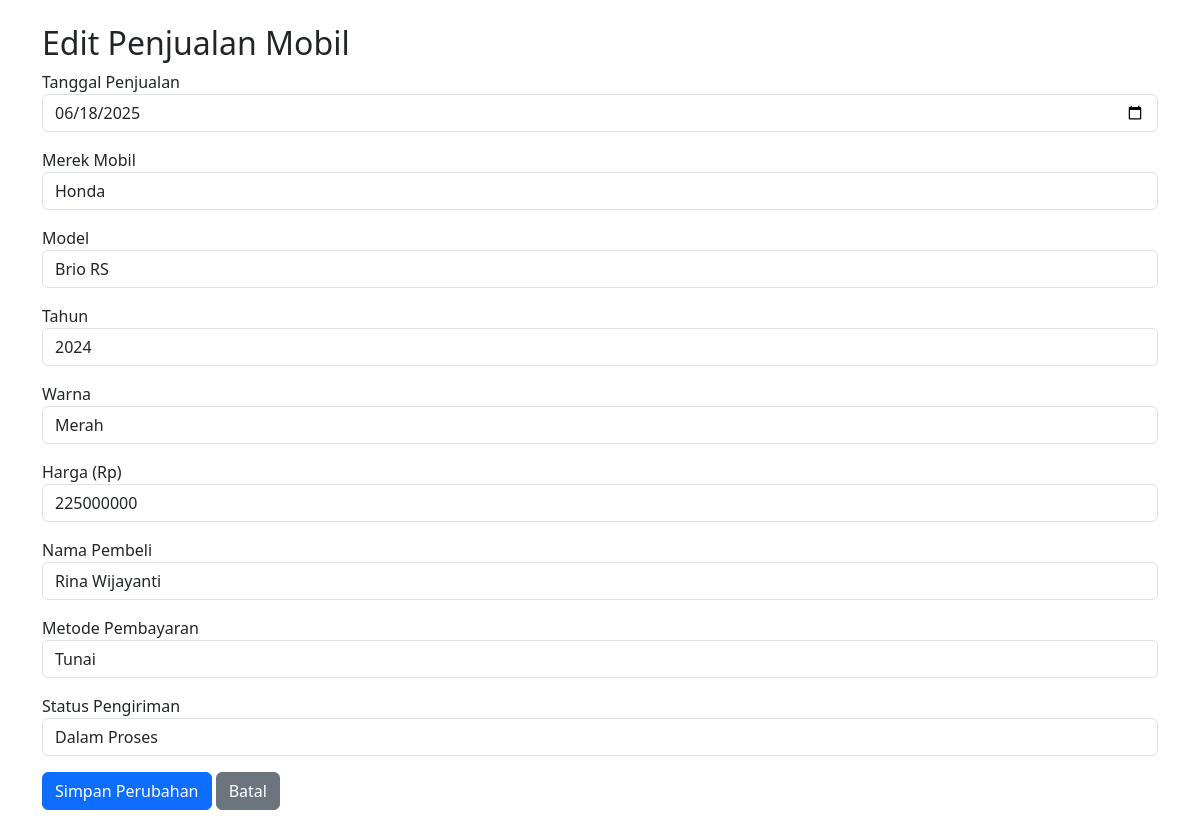
/app/edit.php?id=2, run on the app's committed database.
### tables this page shows
CREATE TABLE penjualan_mobil (
    id INT AUTO_INCREMENT PRIMARY KEY,
    tanggal_penjualan DATE NOT NULL,
    merek_mobil VARCHAR(100) NOT NULL,
    model VARCHAR(100) NOT NULL,
    tahun VARCHAR(4) NOT NULL,
    warna VARCHAR(50) NOT NULL,
    harga INT NOT NULL,
    nama_pembeli VARCHAR(100) NOT NULL,
    metode_pembayaran VARCHAR(50) NOT NULL,
    status_pengiriman VARCHAR(100) NOT NULL,
    created_at TIMESTAMP DEFAULT CURRENT_TIMESTAMP
);

### app/edit.php (the view, shortened to what this page needs)
<?php
include "config.php";
$id = $_GET["id"];
$stmt = $connection->prepare("SELECT * FROM penjualan_mobil WHERE id = ?");
$stmt->bind_param("i", $id);
$stmt->execute();
$result = $stmt->get_result();
$data = $result->fetch_assoc();
?>
<!DOCTYPE html>
<html>
<head>
    <link href="https://cdn.jsdelivr.net/npm/bootstrap@5.3.3/dist/css/bootstrap.min.css" rel="stylesheet">
</head>
<body class="container py-4">
    <h2>Edit Penjualan Mobil</h2>
    <form method="POST" action="">
        <div class="mb-3">
            <label>Tanggal Penjualan</label>
            <input type="date" name="tanggal_penjualan" class="form-control" value="<?= $data["tanggal_penjualan"] ?>" required>
        </div>
        <div class="mb-3">
            <label>Merek Mobil</label>
            <input type="text" name="merek_mobil" class="form-control" value="<?= $data["merek_mobil"] ?>" required>
        </div>
        <div class="mb-3">
            <label>Model</label>
            <input type="text" name="model" class="form-control" value="<?= $data["model"] ?>" required>
        </div>
        <div class="mb-3">
            <label>Tahun</label>
            <input type="number" name="tahun" class="form-control" value="<?= $data["tahun"] ?>" required>
        </div>
        <div class="mb-3">
            <label>Warna</label>
            <input type="text" name="warna" class="form-control" value="<?= $data["warna"] ?>" required>
        </div>
        <div class="mb-3">
            <label>Harga (Rp)</label>
            <input type="number" name="harga" class="form-control" value="<?= $data["harga"] ?>" required>
        </div>
        <div class="mb-3">
            <label>Nama Pembeli</label>
            <input type="text" name="nama_pembeli" class="form-control" value="<?= $data["nama_pembeli"] ?>" required>
        </div>
        <div class="mb-3">
            <label>Metode Pembayaran</label>
            <select name="metode_pembayaran" class="form-control" required>
                <option value="Tunai" <?= $data["metode_pembayaran"] == "Tunai" ? "selected" : "" ?>>Tunai</option>
            </select>
        </div>
        <div class="mb-3">
            <label>Status Pengiriman</label>
            <select name="status_pengiriman" class="form-control" required>
                <option value="Dalam Proses" <?= $data["status_pengiriman"] == "Dalam Proses" ? "selected" : "" ?>>Dalam Proses</option>
            </select>
        </div>
        <button type="submit" class="btn btn-primary">Simpan Perubahan</button>
        <a href="index.php" class="btn btn-secondary">Batal</a>
    </form>
</body>
</html>

### data on the page
penjualan_mobil: tanggal_penjualan "06/18/2025", merek_mobil "Honda", model "Brio RS", tahun "2024", warna "Merah", harga "225000000", nama_pembeli "Rina Wijayanti", metode_pembayaran "Tunai", status_pengiriman "Dalam Proses"
